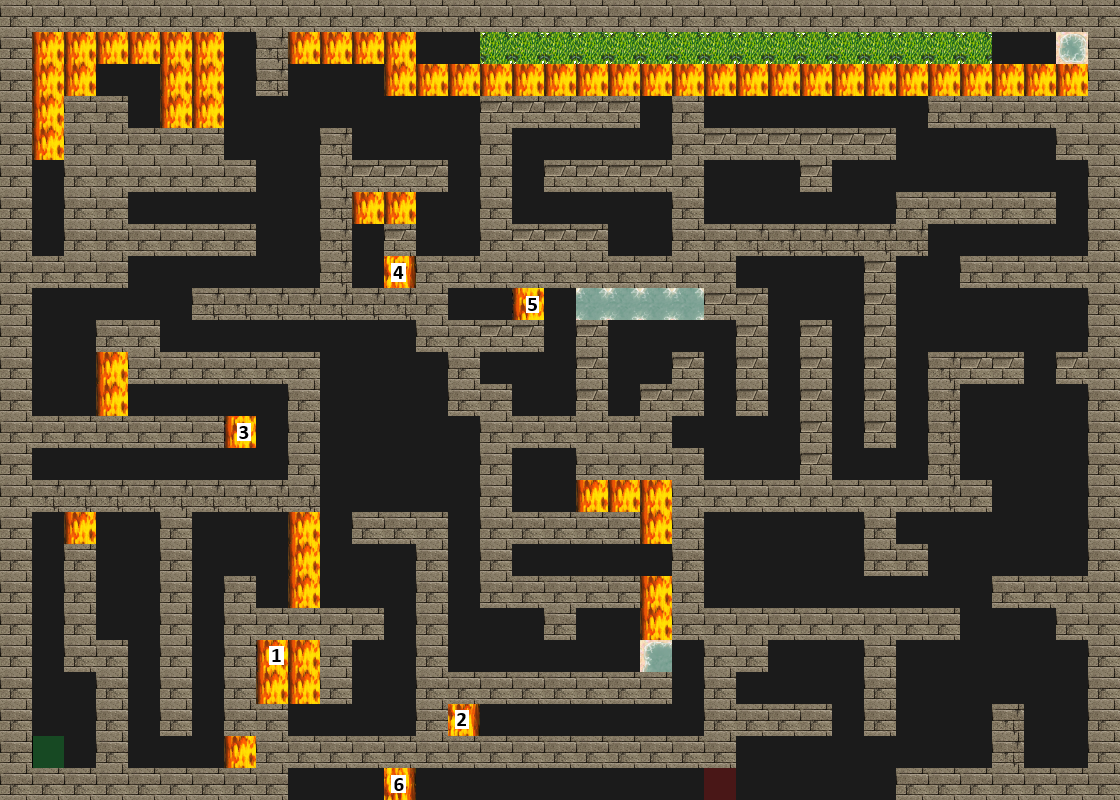

Rendered tile map (Tiled .tmx) drawn with the repository's tilesets; below, a short description and the map source with its tile grids summarised:
An orthogonal 35x25 tile map with 32x32 px tiles, 4 tile layers (Road, Trap, Wall, Utility), 4 tilesets.

<map version="1.2" tiledversion="1.2.0" orientation="orthogonal" renderorder="right-down" width="35" height="25" tilewidth="32" tileheight="32" infinite="0" nextlayerid="9" nextobjectid="1">
 <tileset firstgid="1" source="tilesets/meta.tsx" />
 <tileset firstgid="3" source="tilesets/road.tsx" />
 <tileset firstgid="4" source="tilesets/traps.tsx" />
 <tileset firstgid="196" source="tilesets/wallsandroofs.tsx" />
 <layer id="8" name="Road" width="35" height="25">
  <data>[875 cells, 875 non-empty, 1 distinct tile ids]</data>
 </layer>
 <layer id="7" name="Trap" width="35" height="25">
  <data>[875 cells, 92 non-empty, 11 distinct tile ids]</data>
 </layer>
 <layer id="6" name="Wall" width="35" height="25">
  <data>[875 cells, 385 non-empty, 3 distinct tile ids]</data>
 </layer>
 <layer id="5" name="Utility" width="35" height="25">
  <data>[875 cells, 2 non-empty, 2 distinct tile ids]</data>
 </layer>
</map>
